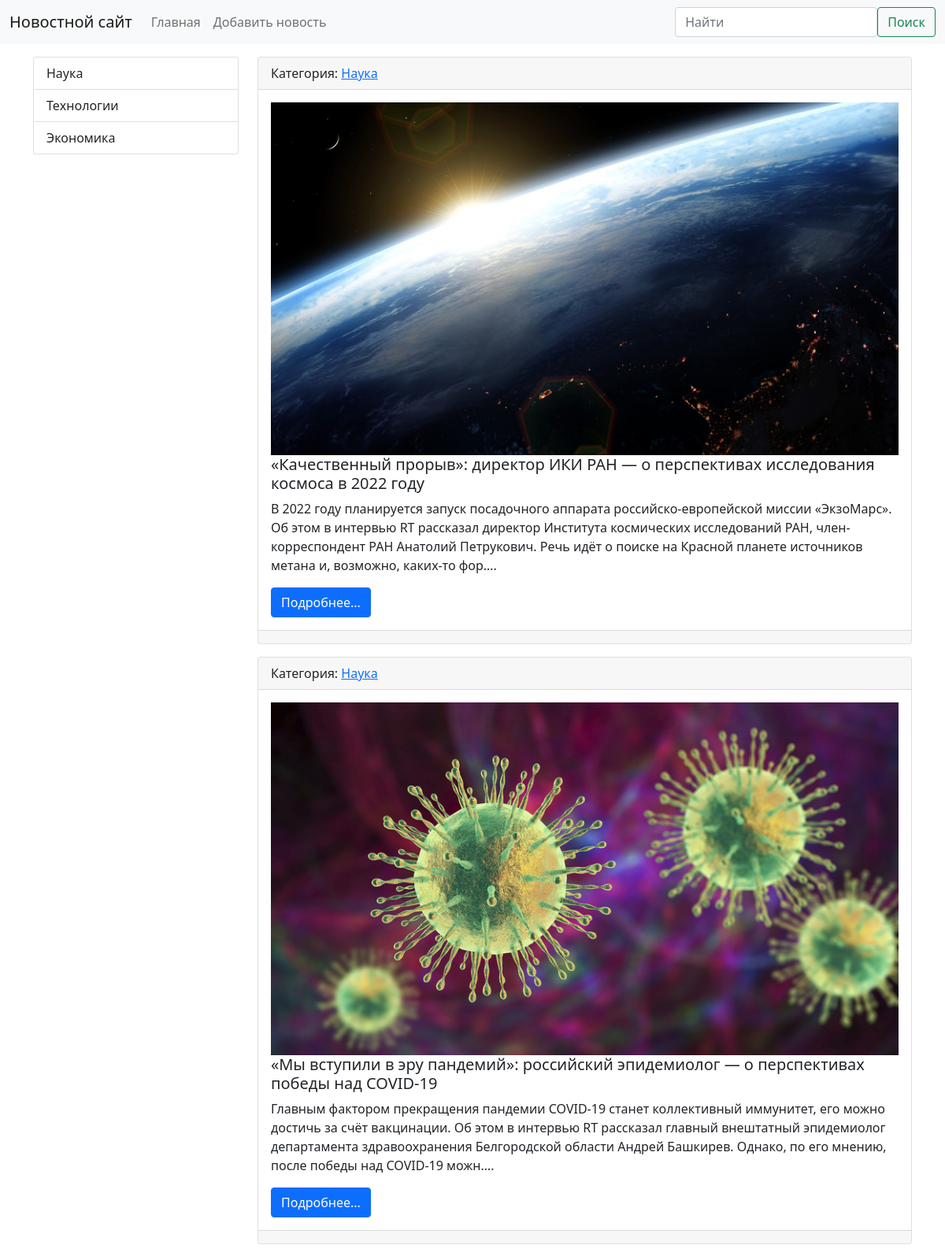
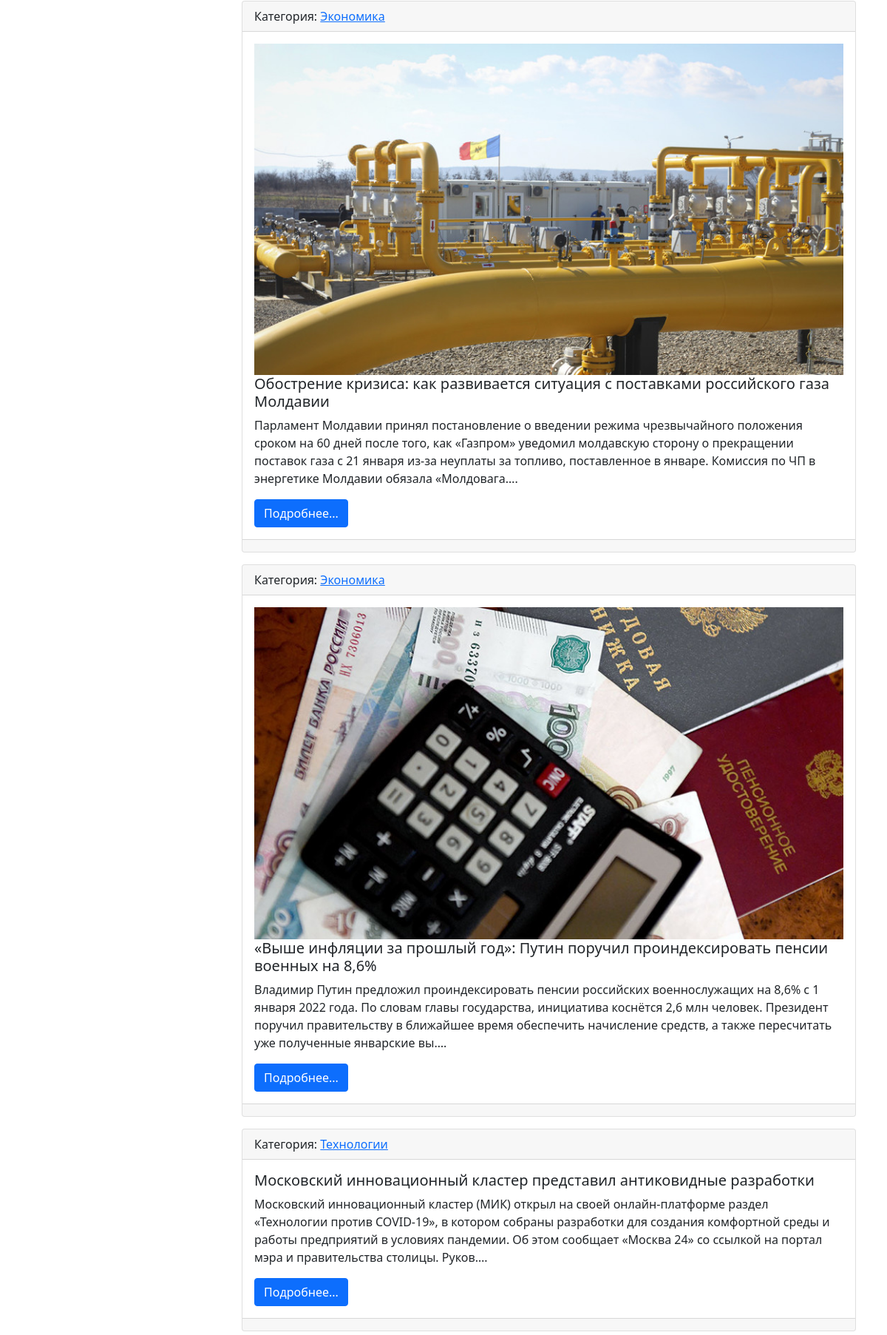
The page / (upper part) on the database its author committed (2 pictures, top to bottom).
### news/models.py (models this page shows, shortened)
class Category(models.Model):
    title = models.CharField(max_length=150, db_index=True, verbose_name='Наименование категории')
    objects = models.Manager()
    def get_absolute_url(self):
        return reverse('category', kwargs={"category_id": self.pk})
    def __str__(self):
        return self.title
    class Meta:
        verbose_name = 'Категория'
        verbose_name_plural = 'Категории'
        ordering = ['title']

class News(models.Model):
    title = models.CharField(max_length=150, verbose_name='Наименование')
    content = models.TextField(blank=True, verbose_name='Контент')
    created_ad = models.DateTimeField(auto_now_add=True, verbose_name='Даты публикации')
    updated_ad = models.DateTimeField(auto_now=True, verbose_name='Дата обновления')
    photo = models.ImageField(upload_to='photo/%Y/%m/%d', verbose_name='Фото', blank=True)
    is_published = models.BooleanField(default=True, verbose_name='Опубликовано')
    category = models.ForeignKey('Category', on_delete=models.PROTECT, null=True, verbose_name='Категория')
    objects = models.Manager()
    class Meta:
        verbose_name = 'Новость'
        verbose_name_plural = 'Новости'
        ordering = ['-created_ad']

### news/views.py (the view)
# urls.py: path('', index, name='home'),
def index(request):
        news = News.objects.all()
        context = {
                'news': news,
                'title': 'Список новостей',
        }
        return render(request, template_name='index.html', context=context)

### news/templatetags/news_tags.py (called while the page is built)
@register.inclusion_tag('list_categories.html')
def show_categories(arg1='Hello', arg2='world'):
    categories = Category.objects.all()
    return {"categories": categories, "arg1": arg1, "arg2": arg2}

### news/templates/index.html (shortened to what this page needs)
{% extends 'base.html' %}
{% block sidebar %}
{% include 'sidebar.html' %}
{% endblock %}
{% block content %}
{% for item in news %}
<div class="card mb-3">
    <div class="card-header">
        Категория: <a href="{{ item.category.get_absolute_url }}">{{ item.category }}</a>
    </div>
    <div class="card-body">
        <div class="media">
            {% if item.photo %}
            <img src="{{ item.photo.url }}" alt="{{ item.title }}" width="100%" class="mr-3">
            {% endif %}
            <div class="media-body">
                <h5 class="card-title">{{ item.title }}</h5>
                <p class="card-text">{{ item.content|truncatechars:300 }}.</p>
                <a href="#" class="btn btn-primary">Подробнее...</a>
            </div>
        </div>
    </div>
    <div class="card-footer text-muted">
    </div>
</div>
{% endfor %}
{% endblock %}

### news/templates/list_categories.html
<div class="list-group">
    {% for item in categories %}
    <a href="{{ item.get_absolute_url }}" class="list-group-item list-group-item-action">{{ item.title }}</a>
    {% endfor %}
</div>

### rows shown on the page
Category: title "Наука"
Category: title "Технологии"
Category: title "Экономика"
News: category "Наука", photo (picture), title "«Качественный прорыв»: директор ИКИ РАН — о перспективах исследования космоса в 2022 году", content "В 2022 году планируется запуск посадочного аппарата российско-европейской миссии «ЭкзоМарс». Об этом в интервью RT рассказал директор Института космических исследований РАН, член-корреспондент РАН Анатолий Петрукович. Речь идёт о поиске на Красной планете источников метана и, возможно, каких-то фор…"
News: category "Наука", photo (picture), title "«Мы вступили в эру пандемий»: российский эпидемиолог — о перспективах победы над COVID-19", content "Главным фактором прекращения пандемии COVID-19 станет коллективный иммунитет, его можно достичь за счёт вакцинации. Об этом в интервью RT рассказал главный внештатный эпидемиолог департамента здравоохранения Белгородской области Андрей Башкирев. Однако, по его мнению, после победы над COVID-19 можн…"
News: category "Экономика", photo (picture), title "Обострение кризиса: как развивается ситуация с поставками российского газа Молдавии", content "Парламент Молдавии принял постановление о введении режима чрезвычайного положения сроком на 60 дней после того, как «Газпром» уведомил молдавскую сторону о прекращении поставок газа с 21 января из-за неуплаты за топливо, поставленное в январе. Комиссия по ЧП в энергетике Молдавии обязала «Молдовага…"
News: category "Экономика", photo (picture), title "«Выше инфляции за прошлый год»: Путин поручил проиндексировать пенсии военных на 8,6%", content "Владимир Путин предложил проиндексировать пенсии российских военнослужащих на 8,6% с 1 января 2022 года. По словам главы государства, инициатива коснётся 2,6 млн человек. Президент поручил правительству в ближайшее время обеспечить начисление средств, а также пересчитать уже полученные январские вы…"
News: category "Технологии", title "Московский инновационный кластер представил антиковидные разработки", content "Московский инновационный кластер (МИК) открыл на своей онлайн-платформе раздел «Технологии против COVID-19», в котором собраны разработки для создания комфортной среды и работы предприятий в условиях пандемии. Об этом сообщает «Москва 24» со ссылкой на портал мэра и правительства столицы. Руков…"
